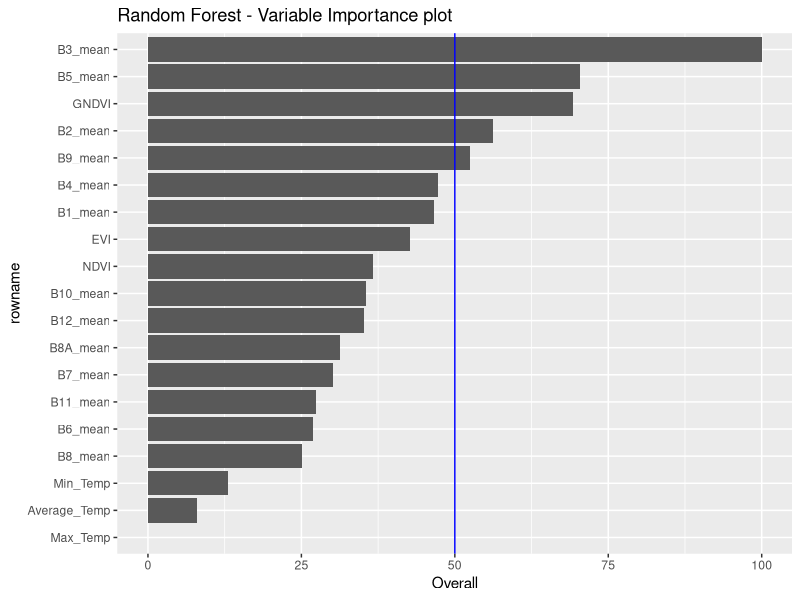

The R source for this figure:
# Load packages
# https://www.machinelearningplus.com/machine-learning/caret-package/
# https://www.youtube.com/watch?v=fSytzGwwBVw
library(tidyverse)
library(mlbench)
library(ggplot2)
library(caret)

# Set the folder location
#setwd('~/Dropbox/RS Project/RSSTARTUP_repo/Product_Development/Yield_forcasting_R/Innovation_laboratory_EAGLE')
setwd('/home/diego/GITHUP_REPO/Innovation_laboratory_EAGLE')

# Import dataset
# The dataset used is summary_fn.csv, which was clean but the original one
# is summary.csv
Field_Carmen <- read.csv('./Original_data/summary_fn.csv')

# Structure of the dataframe
str(Field_Carmen)

# See top 6 rows and 10 columns
head(Field_Carmen[, 1:10])

# Split the data into training and test set
set.seed(123)
training.samples <- Field_Carmen$Kg_He %>%
  createDataPartition(p = 0.75, list = FALSE)

train.data  <- Field_Carmen[training.samples, ]
test.data <- Field_Carmen[-training.samples, ]

################################################################################

# Build the model
#model <- lm(Kg_He ~., data = train.data)

# Observe the model
#model

# It is because, one of your dependent variables has NA for Coefficients given as
# output by the lm(..) function. Such a variable is making no difference to the 
# model, often due to multicollinearity problem ie, that predictor variable is 
# linearly dependent on other predictor variables OR because, that predictor 
# variable is constant for all the records(rows). The best thing to do is to drop
# that variable from the formula in lm(..) function and do the regression again.

# Make predictions and compute the R2, RMSE and MAE
#predictions <- model %>% predict(test.data, na.action=na.exclude)

#data.frame( R2 = R2(predictions, test.data$Kg_He),
#            RMSE = RMSE(predictions, test.data$Kg_He),
#            MAE = MAE(predictions, test.data$Kg_He))

#RMSE(predictions, test.data$Kg_He)/mean(test.data$Kg_He)

################################################################################

# RandomForest
# https://topepo.github.io/caret/train-models-by-tag.html#random-forest
# https://stats.stackexchange.com/questions/348245/do-we-have-to-tune-the-number-of-trees-in-a-random-forest
# https://stats.stackexchange.com/questions/50210/caret-and-randomforest-number-of-trees

# Define training control
set.seed(234)
train.control <- trainControl(method = "none")

# Train the model
model <- train(Kg_He ~., data = Field_Carmen, 
               method = "rf",
               ntree = 1000,
               trControl = train.control,
               tuneGrid = data.frame(mtry = 6))

# Summarize the results
summary(model)
print(model)

# Make predictions and compute the R2, RMSE and MAE
predictions <- model %>% predict(test.data, na.action=na.exclude)

predictions

data.frame( R2 = R2(predictions, test.data$Kg_He),
            RMSE = RMSE(predictions, test.data$Kg_He),
            MAE = MAE(predictions, test.data$Kg_He))

RMSE(predictions, test.data$Kg_He)/mean(test.data$Kg_He)

# variable importance
gbmImp <- varImp(model, scale = T)
gbmImp

# Save boxplot as .png
png(file = './Plots/Variable_Importance.png', units = "px",
    width = 600, height = 700)
#plot(gbmImp, top = 19, main = "Random Forest - Variable Importance plot")

nrow(varImp(model)$importance) #34 variables extracted

p <- varImp(model)$importance %>% 
  as.data.frame() %>%
  rownames_to_column() %>%
  arrange(Overall) %>%
  mutate(rowname = forcats::fct_inorder(rowname )) %>%
  ggplot() +
  geom_col(aes(x = rowname, y = Overall)) +
  coord_flip() +
  labs(title = "Random Forest - Variable Importance plot") +
  geom_hline(yintercept = 50, color = "blue", size=0.5)

plot(p)

dev.off()
